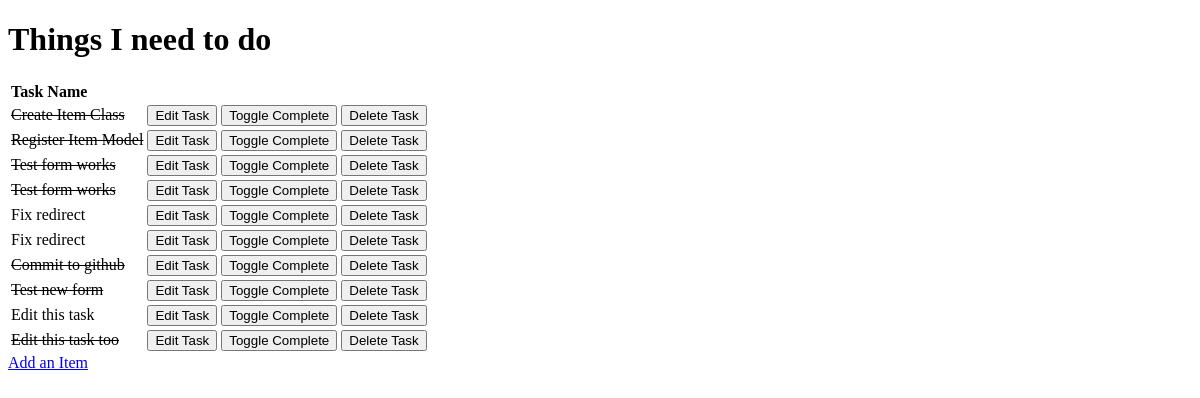
Before: / with the older database file.
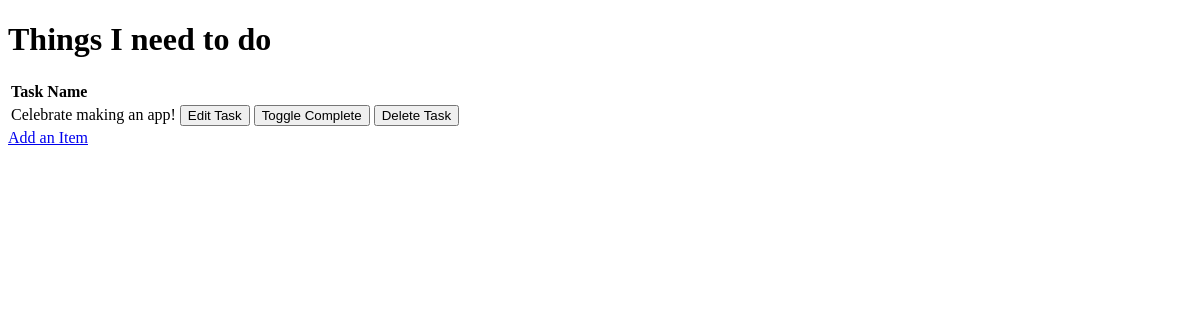
After: the same page with the newer database file.
### todo/models.py (models this page shows, shortened)
class Item(models.Model):
    name = models.CharField(max_length=50, null=False, blank=False)
    done = models.BooleanField(null=False, blank=False, default=False)

### todo/views.py (the view)
# urls.py: path('', get_todo_list, name='get_todo_list'),
def get_todo_list(request):
    items = Item.objects.all() #pylint: disable=no-member
    context ={
        'items' : items
    }
    return render(request, 'todo/todo_list.html', context)

### todo/templates/todo/todo_list.html (shortened to what this page needs)
<!DOCTYPE html>
<html lang="en">
<head>
</head>
<body>
    <h1>Things I need to do</h1>
    <table>
        <tr>
            <td><strong>Task Name</strong></td>
        </tr>
    {% for item in items %}
        <tr>
            <td>
                {% if item.done %}
                <s>
                {% endif %}
                {{ item.name }}
                {% if item.done %}
                </s>
                {% endif %}
            </td>
            <td>
                <a href="/edit/{{ item.id }}">
                    <button >Edit Task</button>
                </a>
            </td>
            <td>
                <a href="/toggle/{{ item.id }}">
                    <button >Toggle Complete</button>
                </a>
            </td>
            <td>
                <a href="/delete/{{ item.id }}">
                    <button >Delete Task</button>
                </a>
            </td>
        </tr>
        {% empty %}
        <tr>
            <td>
                No items on your To Do list!!!
            </td>
        </tr>
    {% endfor %}
    </table>
    <a href="/add">Add an Item</a>
</body>
</html>

Changed rows visible on the page:
removed Item: name "Create Item Class"
removed Item: name "Register Item Model"
removed Item: name "Test form works"
removed Item: name "Test form works"
removed Item: name "Fix redirect"
removed Item: name "Fix redirect"
removed Item: name "Commit to github"
removed Item: name "Test new form"
removed Item: name "Edit this task"
removed Item: name "Edit this task too"
added Item: name "Celebrate making an app!"
